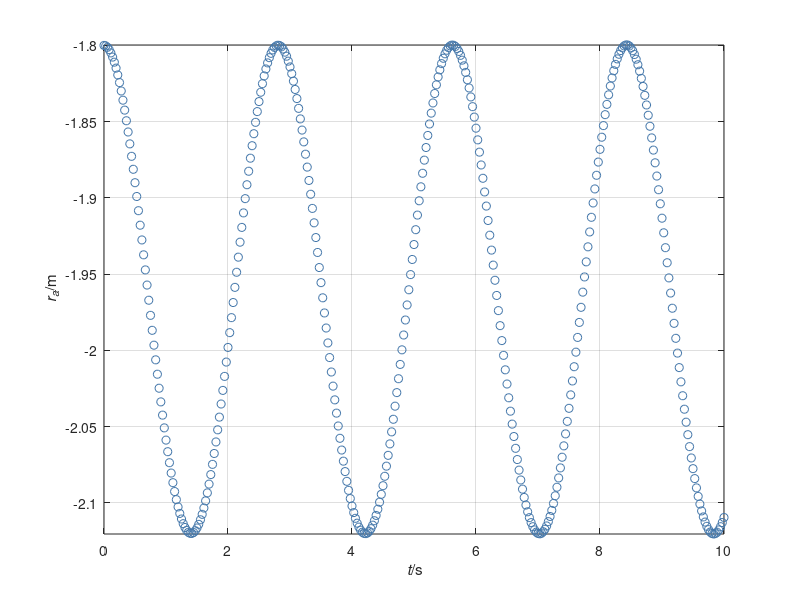

Here is the MATLAB script that generated this plot:
%%% Simulation of two bodies connected by Hookean material in 2D
%% Coordinates (t, z)

%% Constants
ma = 5;	  % kg: mass object a
g = 9.8;  % N/kg: gravitational acceleration
k = 25;	  % N/m: spring constant

%% Initial conditions
t = 0;	    % s: initial time
ra = -1.8;  % m: initial position object a
va = 0;     % m/s: initial velocity object a

%% Boundary conditions
Ga = -ma * g;  % N: gravity supply object a

%% Parameters for time loop
t1 = 10;      % s: final time
dt = 0.0001;  % s: time step %@

%% Plotting
dtplot = t1/360;  % time interval between plots
tplot = dtplot;	  % time for next plot
clf
plot(t, ra, 'o', 'color', '#4477AA')
xlabel('{\it t}/s'); ylabel('{\it r_a}/m')
hold on; axis('tight'); xlim([0, t1]); grid on %@

%% Numerical time integration
while t < t1
  %% constitutive relations
  Pa = ma * va;
  Fa = -k * ra;

  %% balance laws
  t = t + dt;
  Pa = Pa + (Fa + Ga) * dt;
  ra = ra + va * dt;

  %% constitutive relations
  va = Pa / ma; %@

  %% plot
  if t > tplot
    plot(t, ra, 'o', 'color', '#4477AA')
    pause(0)
    tplot = tplot + dtplot;
  end %@
end
